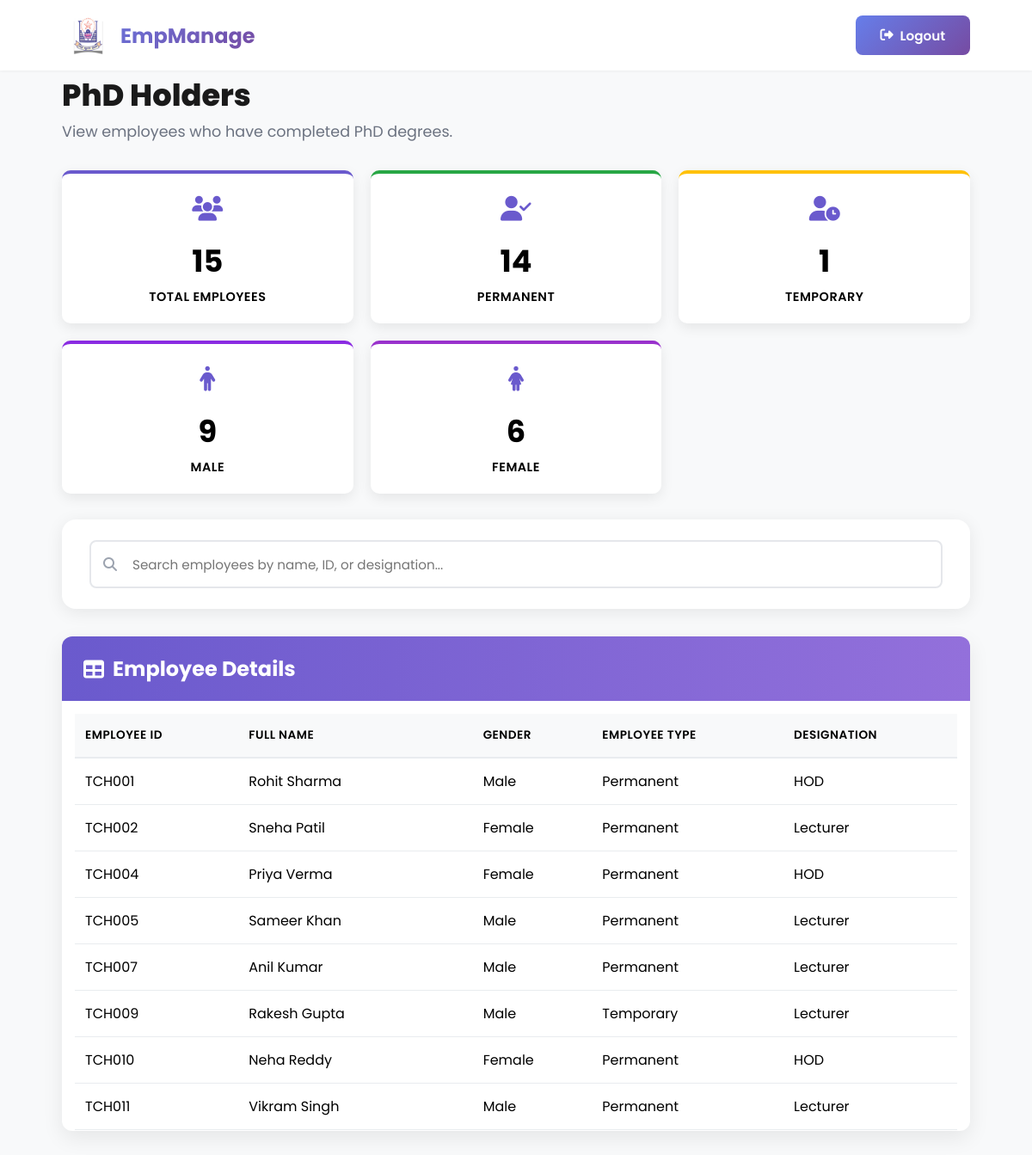
Page /employees/phd/ on the committed database.
### employees/models.py (models this page shows, shortened)
class Employee(models.Model):
    CATEGORY_CHOICES = [('Teaching','Teaching'), ('Non-Teaching','Non-Teaching')]
    TYPE_CHOICES = [('Temporary','Temporary'), ('Permanent','Permanent')]
    employee_id = models.CharField(max_length=10, primary_key=True)  # TCH001 / NTC001
    first_name = models.CharField(max_length=50)
    last_name = models.CharField(max_length=50, null=True)
    short_name = models.CharField(max_length=20, blank=True, null=True)
    photo = models.ImageField(upload_to=employee_photo_upload_path, blank=True, null=True)
    employee_type = models.CharField(max_length=20, choices=TYPE_CHOICES)
    category = models.CharField(max_length=20, choices=CATEGORY_CHOICES)
    department = models.ForeignKey(Department, on_delete=models.SET_NULL, null=True)
    designation = models.ForeignKey(Designation, on_delete=models.SET_NULL, null=True)
    qualifications = models.CharField(max_length=255, null=True, blank=True)
    created_at = models.DateTimeField(auto_now_add=True)
    updated_at = models.DateTimeField(auto_now=True)

class EmployeePersonalDetails(models.Model):
    employee = models.OneToOneField(Employee, on_delete=models.CASCADE)
    gender = models.CharField(max_length=10, choices=[('Male','Male'),('Female','Female'),('Other','Other')], blank=True, null=True)
    blood_group = models.CharField(max_length=5, blank=True, null=True)
    date_of_birth = models.DateField(blank=True, null=True)
    marital_status = models.CharField(max_length=20, choices=[('Single','Single'),('Married','Married'),('Divorced','Divorced'),('Widowed','Widowed')], blank=True, null=True)
    father_name = models.CharField(max_length=100, blank=True, null=True)
    mother_name = models.CharField(max_length=100, blank=True, null=True)

class Designation(models.Model):
    CATEGORY_CHOICES = [('Teaching','Teaching'), ('Non-Teaching','Non-Teaching')]
    name = models.CharField(max_length=100)
    category = models.CharField(max_length=20, choices=CATEGORY_CHOICES)
    created_at = models.DateTimeField(auto_now_add=True)
    updated_at = models.DateTimeField(auto_now=True)

### employees/views.py (the view)
# urls.py: path('employees/phd/', employee_list_phd, name='phd_staff'),
def employee_list_phd(request):
    employees = Employee.objects.filter(qualifications__icontains='phd')
    employees = employees.annotate(
        staff_order=Case(
            When(designation__category='Teaching', then=Value(0)),
            When(designation__category='Non-Teaching', then=Value(1)),
            default=Value(2),
            output_field=IntegerField()
        )
    ).order_by('staff_order', 'employee_id')
    total_employees = employees.count()
    permanent_count = employees.filter(employee_type='Permanent').count()
    temporary_count = employees.filter(employee_type='Temporary').count()
    male_count = EmployeePersonalDetails.objects.filter(employee__in=employees, gender='Male').count()
    female_count = EmployeePersonalDetails.objects.filter(employee__in=employees, gender='Female').count()
    return render(request, 'employee_list.html', {
        'employees': employees,
        'page_title': 'PhD Holders',
        'description': 'View employees who have completed PhD degrees.',
        'total_employees': total_employees,
        'permanent_count': permanent_count,
        'temporary_count': temporary_count,
        'male_count': male_count,
        'female_count': female_count,
    })

### templates/employee_list.html (shortened to what this page needs)
{% load static %}
<!DOCTYPE html>
<html lang="en">
<head>
    <link rel="stylesheet" href="https://cdnjs.cloudflare.com/ajax/libs/font-awesome/6.5.0/css/all.min.css">
</head>
<body>
    <header id="header">
        <nav>
            <div class="logo" onclick="gotodash()">
                <img src="{% static 'images/icon.png' %}" alt="Logo" class="logo-img">
                <span>EmpManage</span>
            </div>
            <div class="user-info">
                <button class="logout-btn" onclick="logout()">
                    <i class="fas fa-sign-out-alt"></i>
                    Logout
                </button>
            </div>
        </nav>
    </header>
    <div class="container">
        <div id="dashboard-page">
            <div class="page-header">
                <div>
                    <h1>{{ page_title }}</h1>
                    <p>{{ description }}</p>
                </div>
            </div>
            <div class="dashboard">
                <div class="stat-card total">
                    <div class="stat-icon">
                        <i class="fas fa-users"></i>
                    </div>
                    <div class="stat-number" id="total-count">{{ total_employees }}</div>
                    <div class="stat-label">Total Employees</div>
                </div>
                <div class="stat-card permanent">
                    <div class="stat-icon">
                        <i class="fas fa-user-check"></i>
                    </div>
                    <div class="stat-number" id="permanent-count">{{ permanent_count }}</div>
                    <div class="stat-label">Permanent</div>
                </div>
                <div class="stat-card temporary">
                    <div class="stat-icon">
                        <i class="fas fa-user-clock"></i>
                    </div>
                    <div class="stat-number" id="temporary-count">{{ temporary_count }}</div>
                    <div class="stat-label">Temporary</div>
                </div>
                <div class="stat-card male">
                    <div class="stat-icon">
                        <i class="fas fa-male"></i>
                    </div>
                    <div class="stat-number" id="male-count">{{ male_count }}</div>
                    <div class="stat-label">Male</div>
                </div>
                <div class="stat-card female">
                    <div class="stat-icon">
                        <i class="fas fa-female"></i>
                    </div>
                    <div class="stat-number" id="female-count">{{ female_count }}</div>
                    <div class="stat-label">Female</div>
                </div>
            </div>
            <div class="search-container">
                <div class="search-box">
                    <i class="fas fa-search"></i>
                    <input type="text" id="search-input" placeholder="Search employees by name, ID, or designation...">
                </div>
            </div>
            <div class="employees-container">
                <div class="table-header">
                    <h2><i class="fas fa-table"></i> Employee Details</h2>
                </div>
                <div class="table-container">
                    <table class="employee-table">
                        <thead>
                            <tr>
                                <th>Employee ID</th>
                                <th>Full Name</th>
                                <th>Gender</th>
                                <th>Employee Type</th>
                                <th>Designation</th>
                            </tr>
                        </thead>
                        <tbody id="employees-table-body">
                            {% for emp in employees %}
                            <tr class="clickable-row" data-href="{% url 'employee_profile' emp.employee_id %}">
                                <td>{{ emp.employee_id }}</td>
                                <td>{{ emp.first_name }} {{ emp.last_name }}</td>
                                <td>{{ emp.employeepersonaldetails.gender }}</td>
                                <td>{{ emp.employee_type }}</td>
                                <td>{{ emp.designation.name }}</td>
                            </tr>
                            {% empty %}
                            <tr>
                                <td colspan="5" style="text-align:center;">No employees found.</td>
                            </tr>
                            {% endfor %}
                        </tbody>
                    </table>
                </div>
            </div>
        </div>
    </div>
</body>
</html>

### templates/employee_list.html (style rules this page uses)
* { margin: 0; padding: 0; box-sizing: border-box; font-family: 'Poppins', 'Segoe UI', Tahoma, Geneva, Verdana, sans-serif; }
body { background-color: #f8f9fa; min-height: 100vh; color: #000000; }
header { background: rgba(255, 255, 255, 0.95); backdrop-filter: blur(10px); box-shadow: 0 1px 3px rgba(0, 0, 0, 0.05); position: fixed; width: 100%; top: 0; z-index: 1000; transition: all 0.3s ease; }
nav { display: flex; justify-content: space-between; align-items: center; padding: 1rem 6%; max-width: 1400px; margin: 0 auto; }
.logo { font-size: 1.5rem; font-weight: 700; background: linear-gradient(135deg, #667eea 0%, #764ba2 100%); -webkit-background-clip: text; -webkit-text-fill-color: transparent; display: flex; align-items: center; gap: 0.5rem; cursor: pointer; }
.logo-img { width: 60px; height: 50px; object-fit: contain; }
.user-info { display: flex; align-items: center; gap: 1.5rem; }
.logout-btn { background: linear-gradient(135deg, #667eea 0%, #764ba2 100%); color: white; padding: 0.7rem 1.8rem; border: none; border-radius: 8px; font-weight: 600; font-size: 0.95rem; cursor: pointer; transition: all 0.3s ease; display: flex; align-items: center; gap: 0.5rem; }
.container { max-width: 1400px; margin: 90px auto 2rem; padding: 0 6%; }
.page-header { margin-bottom: 2rem; }
.page-header h1 { font-size: 2.2rem; color: #1a1a1a; font-weight: 800; margin-bottom: 0.5rem; line-height: 1.2; }
.page-header p { color: #6b7280; font-size: 1.1rem; }
.dashboard { display: grid; grid-template-columns: repeat(5, 1fr); gap: 20px; margin-bottom: 30px; }
.stat-card { background: white; border-radius: 10px; padding: 20px 15px; text-align: center; box-shadow: 0 5px 15px rgba(0, 0, 0, 0.08); transition: transform 0.3s ease, box-shadow 0.3s ease; border-top: 4px solid #6a5acd; }
.stat-card.total { border-top-color: #6a5acd; }
.stat-card.permanent { border-top-color: #28a745; }
.stat-card.temporary { border-top-color: #ffc107; }
.stat-card.male { border-top-color: #8a2be2; }
.stat-card.female { border-top-color: #9932cc; }
.stat-icon { font-size: 1.8rem; margin-bottom: 12px; color: #6a5acd; }
.stat-number { font-size: 2.2rem; font-weight: 700; margin-bottom: 5px; color: #000000; }
.stat-label { font-size: 0.9rem; color: #000000; text-transform: uppercase; letter-spacing: 0.5px; font-weight: 600; }
.search-container { background: white; border-radius: 16px; box-shadow: 0 4px 20px rgba(0, 0, 0, 0.08); padding: 1.5rem 2rem; margin-bottom: 2rem; }
.search-box { position: relative; }
.search-box input { width: 100%; padding: 0.9rem 1rem 0.9rem 3rem; border: 2px solid #e5e7eb; border-radius: 8px; font-size: 0.95rem; transition: all 0.3s ease; font-family: 'Poppins', sans-serif; }
.search-box i { position: absolute; left: 1rem; top: 50%; transform: translateY(-50%); color: #9ca3af; }
.employees-container { background: white; border-radius: 12px; box-shadow: 0 8px 25px rgba(0, 0, 0, 0.08); overflow: hidden; margin-bottom: 2rem; }
.table-header { background: linear-gradient(to right, #6a5acd, #9370db); color: white; padding: 20px 25px; }
.table-header h2 { font-size: 1.5rem; display: flex; align-items: center; gap: 10px; }
.table-container { overflow-x: auto; padding: 15px; max-height: 500px; overflow-y: auto; }
.employee-table { width: 100%; border-collapse: collapse; min-width: 1000px; }
.employee-table thead { background: #f8f9fa; position: sticky; top: 0; z-index: 10; }
.employee-table th { padding: 15px 12px; text-align: left; font-weight: 600; color: #000000; text-transform: uppercase; letter-spacing: 0.5px; font-size: 0.85rem; border-bottom: 2px solid #e9ecef; }
.employee-table td { padding: 14px 12px; border-bottom: 1px solid #e9ecef; color: #000000; }
.employee-table tbody tr { transition: all 0.3s ease; cursor: pointer; }
@media (max-width: 1200px) { .dashboard { grid-template-columns: repeat(3, 1fr); } }

### rows in the picture
Employee: employee_id "TCH001", first_name "Rohit", last_name "Sharma", employeepersonaldetails.gender "Male", employee_type "Permanent", designation.name "HOD"
Employee: employee_id "TCH002", first_name "Sneha", last_name "Patil", employeepersonaldetails.gender "Female", employee_type "Permanent", designation.name "Lecturer"
Employee: employee_id "TCH004", first_name "Priya", last_name "Verma", employeepersonaldetails.gender "Female", employee_type "Permanent", designation.name "HOD"
Employee: employee_id "TCH005", first_name "Sameer", last_name "Khan", employeepersonaldetails.gender "Male", employee_type "Permanent", designation.name "Lecturer"
Employee: employee_id "TCH007", first_name "Anil", last_name "Kumar", employeepersonaldetails.gender "Male", employee_type "Permanent", designation.name "Lecturer"
Employee: employee_id "TCH009", first_name "Rakesh", last_name "Gupta", employeepersonaldetails.gender "Male", employee_type "Temporary", designation.name "Lecturer"
Employee: employee_id "TCH010", first_name "Neha", last_name "Reddy", employeepersonaldetails.gender "Female", employee_type "Permanent", designation.name "HOD"
Employee: employee_id "TCH011", first_name "Vikram", last_name "Singh", employeepersonaldetails.gender "Male", employee_type "Permanent", designation.name "Lecturer"

### other values in the picture
{{ page_title }} "PhD Holders"
{{ description }} "View employees who have completed PhD degrees."
{{ total_employees }} "15"
{{ permanent_count }} "14"
{{ temporary_count }} "1"
{{ male_count }} "9"
{{ female_count }} "6"
